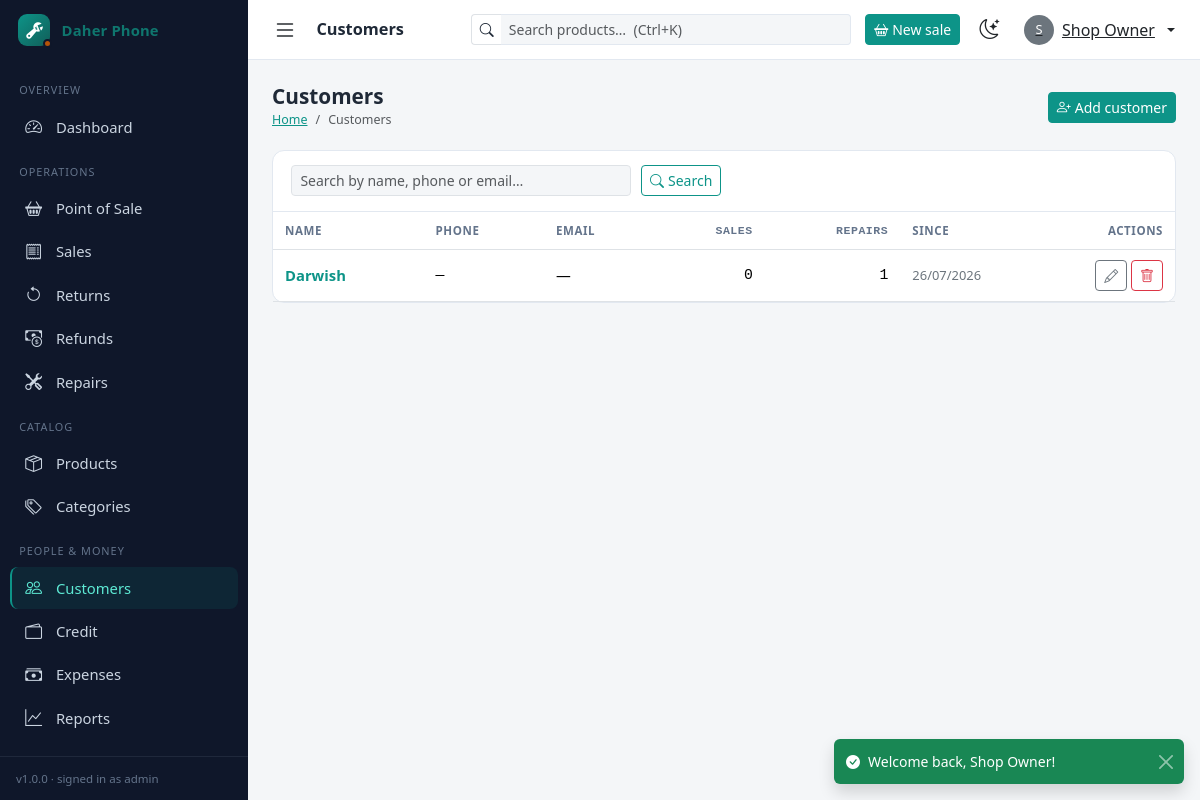
Page /index.php?r=customers/index (signed in) on the committed database.
### tables this page shows
CREATE TABLE `customers` (
  `id`         INT UNSIGNED  NOT NULL AUTO_INCREMENT,
  `name`       VARCHAR(100)  NOT NULL,
  `phone`      VARCHAR(30)   NULL,
  `email`      VARCHAR(150)  NULL,
  `address`    VARCHAR(255)  NULL,
  `notes`      TEXT          NULL,
  `created_at` DATETIME      NOT NULL DEFAULT CURRENT_TIMESTAMP,
  PRIMARY KEY (`id`),
  KEY `idx_customers_name` (`name`),
  KEY `idx_customers_phone` (`phone`)
);

### app/Core/Controller.php (called while the page is built, shortened)
<?php
abstract class Controller
{
    protected function render(string $view, array $data = [], string $pageTitle = ''): void
    {
        $data['pageTitle'] = $pageTitle !== '' ? $pageTitle : APP_NAME;
        extract($data, EXTR_SKIP);
        require APP_PATH . '/Views/' . $view . '.php';
        require APP_PATH . '/Views/layouts/main.php';
    }
    protected function queryInt(string $key, int $default = 0): int
    {
        $v = $_GET[$key] ?? null;
        return is_numeric($v) ? (int) $v : $default;
    }
    protected function queryString(string $key, string $default = ''): string
    {
        return trim((string) ($_GET[$key] ?? $default));
    }
}

### app/Controllers/CustomerController.php (called while the page is built, shortened)
<?php
final class CustomerController extends Controller
{
    public function index(): void
    {
        $q = $this->queryString('q');
        $pg = (new Customer())->search($q, $this->queryInt('page', 1));
        $this->render('customers/index', ['pg' => $pg, 'q' => $q], 'Customers');
    }
}

### app/Core/App.php (called while the page is built, shortened)
<?php
final class App
{
    public function run(): void
    {
        $route = (string) ($_GET['r'] ?? 'dashboard/index');
        [$segment, $actionSlug] = explode('/', $route, 2);
        $action = lcfirst(str_replace(' ', '', ucwords(str_replace('-', ' ', $actionSlug))));
        (new $class())->{$action}();
    }
}

### public/index.php (called while the page is built, shortened)
<?php
spl_autoload_register(static function (string $class): void {
    $prefix = 'App\\';
    if (str_starts_with($class, $prefix)) {
        $relative = substr($class, strlen($prefix));
        $file = APP_PATH . DIRECTORY_SEPARATOR
              . str_replace('\\', DIRECTORY_SEPARATOR, $relative) . '.php';
    }
});
require APP_PATH . '/Core/helpers.php';
(new \App\Core\App())->run();

### app/Core/helpers.php (called while the page is built, shortened)
<?php
function e(mixed $value): string
{
    return htmlspecialchars((string) ($value ?? ''), ENT_QUOTES, 'UTF-8');
}
function url(string $route, array $params = []): string
{
    $qs = $params === [] ? '' : '&' . http_build_query($params);
    return 'index.php?r=' . $route . $qs;
}
function setting(string $key, string $default = ''): string
{
    static $cache = null;
    if ($cache === null) {
        try {
            $rows = \App\Core\Database::pdo()
                ->query('SELECT setting_key, setting_value FROM settings')
                ->fetchAll();
            $cache = array_column($rows, 'setting_value', 'setting_key');
        } catch (Throwable) {
            $cache = [];
        }
    }
    return (string) ($cache[$key] ?? $default);
}
function fmt_date(?string $value, bool $withTime = false): string
{
    $format = setting('date_format', 'd/m/Y') . ($withTime ? ' H:i' : '');
    return date($format, strtotime($value));
}

### app/Core/Database.php (called while the page is built, shortened)
<?php
final class Database
{
    private static ?PDO $pdo = null;
    public static function pdo(): PDO
    {
        if (self::$pdo === null) {
            $dsn = sprintf(
                'mysql:host=%s;dbname=%s;charset=utf8mb4',
                DB_HOST,
                DB_NAME
            );
            try {
                self::$pdo = new PDO($dsn, DB_USER, DB_PASS, [
                    PDO::ATTR_ERRMODE            => PDO::ERRMODE_EXCEPTION,
                    PDO::ATTR_DEFAULT_FETCH_MODE => PDO::FETCH_ASSOC,
                    PDO::ATTR_EMULATE_PREPARES   => false,
                ]);
            } catch (PDOException $e) {
                throw new PDOException(
                    'Database connection failed. Check that MySQL is running in the '
                    . 'XAMPP Control Panel and that config/config.php credentials are '
                    . 'correct. Driver said: ' . $e->getMessage()
                );
            }
        }
        return self::$pdo;
    }
}

### app/Models/Customer.php (called while the page is built, shortened)
<?php
final class Customer extends Model
{
    public function search(string $q, int $page, int $perPage = 15): array
    {
        $where = '1=1';
        $params = [];
        return $this->paginate(
            "SELECT c.*,
                    (SELECT COUNT(*) FROM sales s WHERE s.customer_id = c.id) AS sale_count,
                    (SELECT COUNT(*) FROM repairs r WHERE r.customer_id = c.id) AS repair_count
             FROM customers c
             WHERE {$where}
             ORDER BY c.name",
            "SELECT COUNT(*) FROM customers WHERE {$where}",
            $params,
            $page,
            $perPage
        );
    }
}

### app/Core/Model.php (called while the page is built, shortened)
<?php
abstract class Model
{
    protected PDO $db;
    public function __construct()
    {
        $this->db = Database::pdo();
    }
    protected function fetchAll(string $sql, array $params = []): array
    {
        $stmt = $this->db->prepare($sql);
        $stmt->execute($params);
        return $stmt->fetchAll();
    }
    protected function fetchValue(string $sql, array $params = []): mixed
    {
        $stmt = $this->db->prepare($sql);
        $stmt->execute($params);
        return $stmt->fetchColumn();
    }
    protected function paginate(
        string $sql,
        string $countSql,
        array $params,
        int $page,
        int $perPage = 15
    ): array {
        $total = (int) $this->fetchValue($countSql, $params);
        $pages = max(1, (int) ceil($total / $perPage));
        $page  = min(max(1, $page), $pages);
        $offset = ($page - 1) * $perPage;
        $rows = $this->fetchAll($sql . ' LIMIT ' . $perPage . ' OFFSET ' . $offset, $params);
        return [
            'rows'     => $rows,
            'total'    => $total,
            'page'     => $page,
            'pages'    => $pages,
            'per_page' => $perPage,
        ];
    }
}

### app/Views/customers/index.php (the view, shortened to what this page needs)
<div class="page-heading">
  <div>
    <h1>Customers</h1>
    <nav aria-label="breadcrumb">
      <ol class="breadcrumb">
        <li class="breadcrumb-item"><a href="<?= url('dashboard/index') ?>">Home</a></li>
        <li class="breadcrumb-item active">Customers</li>
      </ol>
    </nav>
  </div>
  <a href="<?= url('customers/create') ?>" class="btn btn-primary btn-sm">
    <i class="bi bi-person-plus me-1"></i>Add customer
  </a>
</div>
<div class="card">
  <div class="card-header">
    <form class="filters-bar" method="get" action="index.php">
      <div class="flex-grow-1" style="max-width:340px">
        <input type="search" class="form-control form-control-sm" name="q"
               placeholder="Search by name, phone or email…" value="<?= e($q) ?>">
      </div>
      <button class="btn btn-outline-primary btn-sm" type="submit"><i class="bi bi-search me-1"></i>Search</button>
    </form>
  </div>
  <div class="table-responsive">
    <table class="table table-hover table-sticky align-middle mb-0">
      <thead>
        <tr>
          <th>Name</th>
          <th>Phone</th>
          <th>Email</th>
          <th class="num">Sales</th>
          <th class="num">Repairs</th>
          <th>Since</th>
          <th style="width:110px" class="text-end">Actions</th>
        </tr>
      </thead>
      <tbody>
        <?php foreach ($pg['rows'] as $c): ?>
        <tr>
          <td><a class="fw-semibold" href="<?= url('customers/show', ['id' => $c['id']]) ?>"><?= e($c['name']) ?></a></td>
          <td class="data"><?= e($c['phone'] ?? '—') ?></td>
          <td><?= e($c['email'] ?? '—') ?></td>
          <td class="num"><?= (int) $c['sale_count'] ?></td>
          <td class="num"><?= (int) $c['repair_count'] ?></td>
          <td class="text-secondary small"><?= e(fmt_date($c['created_at'])) ?></td>
          <td class="text-end">
            <a class="btn btn-outline-secondary btn-sm" href="<?= url('customers/edit', ['id' => $c['id']]) ?>" title="Edit">
              <i class="bi bi-pencil"></i>
            </a>
            <form class="d-inline" method="post" action="<?= url('customers/delete') ?>"
                  data-confirm="Delete customer &quot;<?= e($c['name']) ?>&quot;?">
              <button class="btn btn-outline-danger btn-sm" title="Delete"><i class="bi bi-trash"></i></button>
            </form>
          </td>
        </tr>
        <?php endforeach; ?>
      </tbody>
    </table>
  </div>
</div>

### public/assets/css/app.css (style rules this page uses)
:root { --ds-accent: #0d9488; --ds-accent-hover: #0f766e; --ds-accent-soft: rgba(13, 148, 136, 0.12); --ds-copper: #b45309; --ds-chart-2: #ea580c; --ds-font-ui: "Segoe UI Variable Text", "Segoe UI", system-ui, -apple-system, sans-serif; --ds-font-data: "Cascadia Mono", "Cascadia Code", Consolas, "Courier New", monospace; --ds-sidebar-w: 248px; --ds-sidebar-w-min: 72px; --ds-topbar-h: 60px; --ds-radius: 12px; }
[data-bs-theme="light"] { --ds-page: #f4f6f8; --ds-card: #ffffff; --ds-ink: #1f2937; --ds-muted: #64748b; --ds-border: #e2e8f0; --ds-sidebar-bg: #0f172a; --ds-grid: #eef1f5; --bs-body-bg: #f4f6f8; --bs-body-color: #1f2937; }
html, body { height: 100%; }
body { font-family: var(--ds-font-ui); background: var(--ds-page); font-size: 0.925rem; }
.card { border: 1px solid var(--ds-border); border-radius: var(--ds-radius); background: var(--ds-card); box-shadow: none; }
.card-header { background: transparent; border-bottom: 1px solid var(--ds-border); padding: 0.9rem 1.15rem; font-weight: 600; }
.data, td.num, th.num { font-family: var(--ds-font-data); font-variant-numeric: tabular-nums; }
td.num, th.num { text-align: right; }
.table > :not(caption) > * > * { padding: 0.62rem 0.75rem; background: transparent; }
.table thead th { font-size: 0.72rem; text-transform: uppercase; letter-spacing: 0.05em; color: var(--ds-muted); border-bottom-width: 1px; white-space: nowrap; }
.table-sticky thead th { position: sticky; top: 0; background: var(--ds-card); z-index: 5; }
.table a { text-decoration: none; }
.page-heading { display: flex; flex-wrap: wrap; gap: 0.75rem; align-items: center; justify-content: space-between; margin-bottom: 1.25rem; }
.page-heading h1 { font-size: 1.3rem; font-weight: 700; margin: 0; }
.page-heading .breadcrumb { margin: 0.15rem 0 0; font-size: 0.78rem; }
.filters-bar { display: flex; flex-wrap: wrap; gap: 0.6rem; align-items: end; }
.btn-primary { --bs-btn-bg: var(--ds-accent); --bs-btn-border-color: var(--ds-accent); --bs-btn-hover-bg: var(--ds-accent-hover); --bs-btn-hover-border-color: var(--ds-accent-hover); --bs-btn-active-bg: var(--ds-accent-hover); --bs-btn-active-border-color: var(--ds-accent-hover); --bs-btn-disabled-bg: var(--ds-accent); --bs-btn-disabled-border-color: var(--ds-accent); }
.btn-outline-primary { --bs-btn-color: var(--ds-accent); --bs-btn-border-color: var(--ds-accent); --bs-btn-hover-bg: var(--ds-accent); --bs-btn-hover-border-color: var(--ds-accent); --bs-btn-active-bg: var(--ds-accent); --bs-btn-active-border-color: var(--ds-accent); }
a { color: var(--ds-accent); }

### rows in the picture
customers: name "Darwish", phone "—", email "—", sale_count "0", repair_count "1", created_at "26/07/2026"

### other values in the picture
setting('shop_name', APP_NAME) "Daher Phone"
$heading "OVERVIEW"
$item['label'] "Dashboard"
$heading "OPERATIONS"
$item['label'] "Point of Sale"
$item['label'] "Sales"
$item['label'] "Returns"
$item['label'] "Refunds"
$item['label'] "Repairs"
$heading "CATALOG"
$item['label'] "Products"
$item['label'] "Categories"
$heading "PEOPLE & MONEY"
$item['label'] "Customers"
$item['label'] "Credit"
